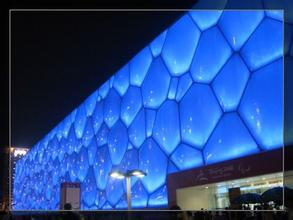
%> input picture images/Aquatics15.jpg, 293 x 220 px; its folder holds 4 pictures in this run
$ octave savePicFea.m   (GNU Octave 9; MATLAB toolbox functions it lacks are replaced by stand-ins)
%> lines starting %> are read from the running program, lines starting %| are printed output that depends on the picture
### getmapping.m
% GETMAPPING returns a structure containing a mapping table for LBP codes.
%  MAPPING = GETMAPPING(SAMPLES,MAPPINGTYPE) returns a
%  structure containing a mapping table for
%  LBP codes in a neighbourhood of SAMPLES sampling
%  points. Possible values for MAPPINGTYPE are
%       'u2'   for uniform LBP
%       'ri'   for rotation-invariant LBP
%       'riu2' for uniform rotation-invariant LBP.
%
%  Example:
%       I=imread('rice.tif');
%       MAPPING=getmapping(16,'riu2');
%       LBPHIST=lbp(I,2,16,MAPPING,'hist');
%  Now LBPHIST contains a rotation-invariant uniform LBP
%  histogram in a (16,2) neighbourhood.
%


function mapping = getmapping(samples,mappingtype)
%> called with samples = 8, mappingtype = 'u2'
% Version 0.1.1
% Authors: Marko Heikkil?and Timo Ahonen


% Changelog
% 0.1.1 Changed output to be a structure
% Fixed a bug causing out of memory errors when generating rotation
% invariant mappings with high number of sampling points.
% Lauge Sorensen is acknowledged for spotting this problem.


table = 0:2^samples-1;
newMax  = 0; %number of patterns in the resulting LBP code
index   = 0;


if strcmp(mappingtype,'u2') %Uniform 2
  newMax = samples*(samples-1) + 3;
  for i = 0:2^samples-1
    j = bitset(bitand(bitshift(i,1),samples),1,bitget(i,samples)); %rotate left
    numt = sum(bitget(bitxor(i,j),1:samples)); %number of 1->0 and
                                               %0->1 transitions
                                               %in binary string
                                               %x is equal to the
                                               %number of 1-bits in
                                               %XOR(x,Rotate left(x))
    if numt <= 2
      table(i+1) = index;
      index = index + 1;
    else
      table(i+1) = newMax - 1;
    end
  end
end


if strcmp(mappingtype,'ri') %Rotation invariant
  tmpMap = zeros(2^samples,1) - 1;
  for i = 0:2^samples-1
    rm = i;
    r  = i;
    for j = 1:samples-1
      r = bitset(bitshift(r,1,samples),1,bitget(r,samples)); %rotate
                                                             %left
      if r < rm
        rm = r;
      end
    end
    if tmpMap(rm+1) < 0
      tmpMap(rm+1) = newMax;
      newMax = newMax + 1;
    end
    table(i+1) = tmpMap(rm+1);
  end
end


if strcmp(mappingtype,'riu2') %Uniform & Rotation invariant
  newMax = samples + 2;
  for i = 0:2^samples - 1
    j = bitset(bitshift(i,1,samples),1,bitget(i,samples)); %rotate left
    numt = sum(bitget(bitxor(i,j),1:samples));
    if numt <= 2
      table(i+1) = sum(bitget(i,1:samples));
    else
      table(i+1) = samples+1;
    end
  end
end


mapping.table=table;
mapping.samples=samples;
mapping.num=newMax;

### savePicFea.m
lbpFeatureDim = 59;
colorFeatureDim = 64;
%%%%%%%%%%%%%%%%%%%%%%%%%%%%%%测试%%%%%%%%%%%%%%%%%%%%%%%%%%%%%%%%%%%%
% images = dir('E:\BaiduYunDownload\pic_lab\*.*');
% path = 'E:\BaiduYunDownload\pic_lab\';
images = dir('/Users/yangmingyu/images/*.*');
path = '/Users/yangmingyu/images/';
%figure;imshow(canny('/Users/yangmingyu/images/Aquatics1.jpg'));
%figure;imshow(canny('/Users/yangmingyu/images/Aquatics2.jpg'));
[r,c] = size(images);

numTest = r-3;

lbpFeature = zeros(numTest,lbpFeatureDim);
colorFeature = zeros(numTest,colorFeatureDim);
% testContents = zeros(numTest,featureDim*featureDim*4);
testFileName = cell(numTest,1);
mapping=getmapping(8,'u2');
count = 1;
for i=4:r
    if (images(i).name == '.')
%         disp([path,images(i).name]);
    else
        disp([path,images(i).name]);
        I11=imread([path,images(i).name]);
%> I11 is the input picture: size 220x293x3 uint8; mean R, G, B 37.8, 75.7, 147
        I1=imresize(I11,[128,128]);
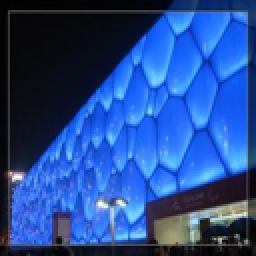
%> I1: size 128x128x3 uint8 (shown 2 times larger); mean R, G, B 37.8, 75.7, 147

        if ndims(I1) == 3
            RGB = I1;
            I = rgb2gray(I1);
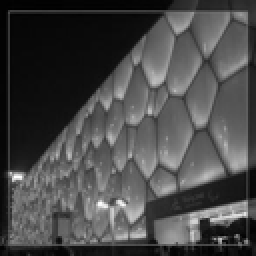
%> I: size 128x128 uint8 (shown 2 times larger); min 1, max 255, mean 72.5

        else
            RGB(:,:,1)=I1;
            RGB(:,:,2)=I1;
            RGB(:,:,3)=I1;
            I = I1;
        end
%> (the run ends here)
